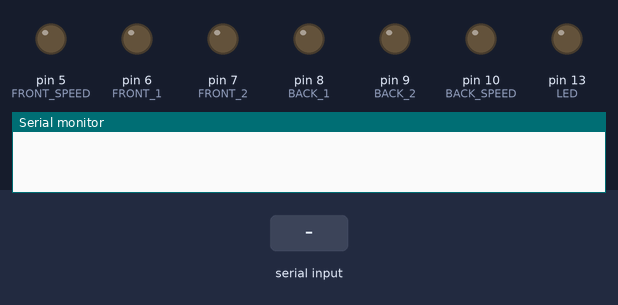
The sketch below on a simulated Arduino Uno, built with avr-gcc and run on an emulated ATmega328P. Parts: output pins drawn as LEDs (lit = HIGH), the last lines printed to the serial monitor. Inputs (shaded band) come from the test bench.

Above: at 1.2 s.
1.3 s: "L" received over Serial
At 2.3 s:
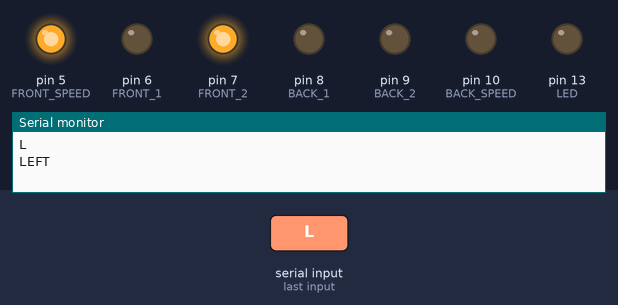
4.3 s: "R" received over Serial
At 4.6 s:
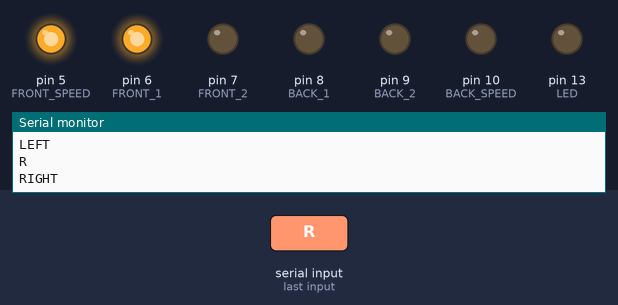
7.3 s: "F" received over Serial
At 8.1 s:
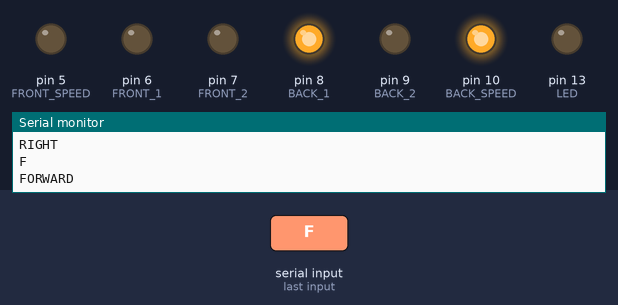
9.8 s: "B" received over Serial
At 10.6 s:
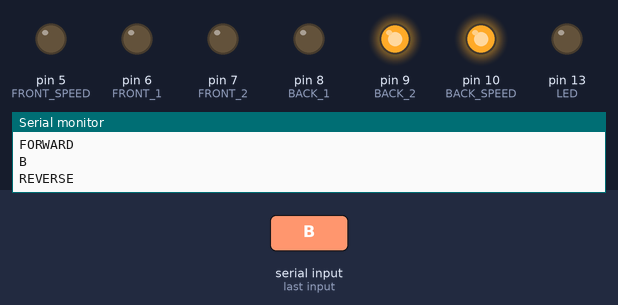
12.3 s: "T" received over Serial
At 13.1 s:
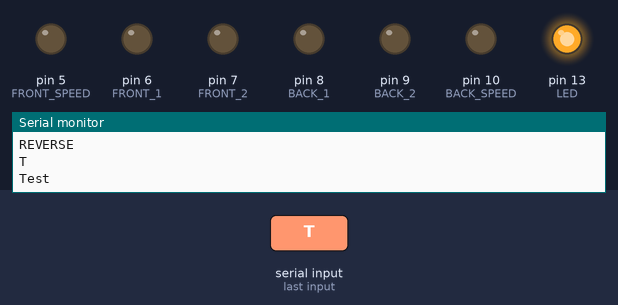
Timing chart, 0 to 15.8 s (numbered marks = the images above; inputs shaded):
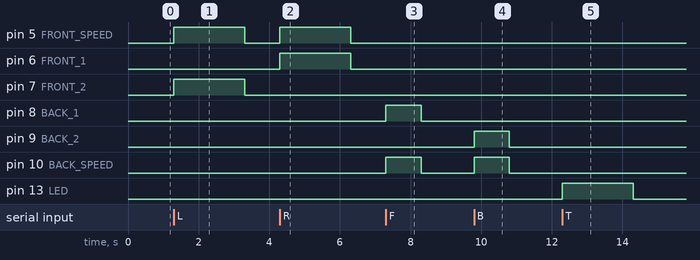

Measured:
- after the input at 1.3 s, pin 5 (FRONT_SPEED), pin 7 (FRONT_2): LOW → HIGH at once, → LOW 2.0 s later
- after the input at 4.3 s, pin 5 (FRONT_SPEED), pin 6 (FRONT_1): LOW → HIGH at once, → LOW 2.0 s later
- after the input at 7.3 s, pin 8 (BACK_1), pin 10 (BACK_SPEED): LOW → HIGH at once, → LOW 1.0 s later
- after the input at 9.8 s, pin 9 (BACK_2), pin 10 (BACK_SPEED): LOW → HIGH at once, → LOW 1.0 s later
- after the input at 12.3 s, pin 13 (LED): LOW → HIGH at once, → LOW 2.0 s later

The sketch:

bluetooth_testing.ino
```cpp
char data = 0;                //Variable for storing data

int MAX_SPEED = 220;
int FRONT_SPEED = 5;
int FRONT_1 = 6;
int FRONT_2 = 7;
int BACK_1 = 8;
int BACK_2 = 9;
int BACK_SPEED = 10;
int LED = 13;

void setup()
{
  Serial.begin(9600);         //Sets the data rate in bits per second (baud) for serial data transmission
  pinMode(LED, OUTPUT);
  pinMode(FRONT_SPEED, OUTPUT);
  pinMode(FRONT_1, OUTPUT);
  pinMode(FRONT_2, OUTPUT);
  pinMode(BACK_SPEED, OUTPUT);
  pinMode(BACK_1, OUTPUT);
  pinMode(BACK_2, OUTPUT);
}

void loop()
{
  if (Serial.available() > 0)
  {
    data = Serial.read();      //Read the incoming data and store it into variable data
    Serial.println(data);      //Print Value of data in Serial monitor


    if (data == 'L')
      left();

    else if (data == 'R')
      right();

    else if (data == 'F')
      forward();

    else if (data == 'B')
      reverse();

    else if (data == 'T') {
      Serial.println("Test");
      digitalWrite(LED, HIGH);
      delay(2000);
      digitalWrite(LED, LOW);
    }
  }
}

void left() {
  Serial.println("LEFT");
  digitalWrite(FRONT_SPEED, MAX_SPEED);
  digitalWrite(FRONT_1, LOW);
  digitalWrite(FRONT_2, HIGH);
  delay(2000);
  neutral();
}

void right() {
  Serial.println("RIGHT");
  digitalWrite(FRONT_SPEED, MAX_SPEED);
  digitalWrite(FRONT_1, HIGH);
  digitalWrite(FRONT_2, LOW);
  delay(2000);
  neutral();
}

void forward() {
  Serial.println("FORWARD");
  digitalWrite(BACK_SPEED, MAX_SPEED);
  digitalWrite(BACK_1, HIGH);
  digitalWrite(BACK_2, LOW);
  delay(1000);
  neutral();
}

void reverse() {
  Serial.println("REVERSE");
  digitalWrite(BACK_SPEED, MAX_SPEED);
  digitalWrite(BACK_1, LOW);
  digitalWrite(BACK_2, HIGH);
  delay(1000);
  neutral();
}

void neutral() {
  digitalWrite(FRONT_SPEED, 0);
  digitalWrite(FRONT_1, LOW);
  digitalWrite(FRONT_2, LOW);
  digitalWrite(BACK_SPEED, 0);
  digitalWrite(BACK_1, LOW);
  digitalWrite(BACK_2, LOW);
}
```
